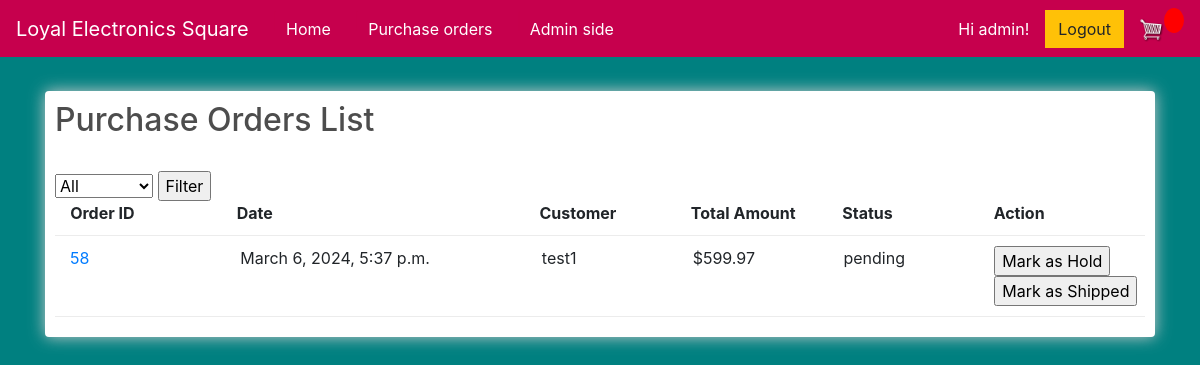
Page /order_list/ (signed in) on the committed database.
### store/models.py (models this page shows, shortened)
class Order(models.Model):
    STATUS_CHOICES = [
        ('pending', 'Pending'),
        ('shipped', 'Shipped'),
        ('cancelled', 'Cancelled'),
        ('hold', 'Hold'),]
    customer = models.ForeignKey(Customer, on_delete=models.SET_NULL, null=True, blank=True)
    date_ordered = models.DateTimeField(default=timezone.now)
    complete = models.BooleanField(default=False, null=True, blank=False)
    total_amount = models.DecimalField(max_digits=100, decimal_places=2, null=True)
    status = models.CharField(max_length=10, choices=STATUS_CHOICES, default='pending')
    shipment_date = models.DateTimeField(null=True, blank=True)
    cancel_date = models.DateTimeField(null=True, blank=True)
    ticket_issue_date = models.DateTimeField(null=True, blank=True)
    refund_date = models.DateTimeField(null=True, blank=True)
    @property
    def get_cart_items(self):
        orderitems = self.orderitem_set.all()
        total = sum([item.quantity for item in orderitems])
        return total
    def total_amount(self):
        orderitems = self.orderitem_set.all()
        total = sum([item.get_total for item in orderitems])
        return total

class Customer(models.Model):
    user = models.OneToOneField(User, on_delete=models.CASCADE, related_name = 'customer', null=True, blank=True)
    full_name = models.CharField(max_length=200, null=True)
    email = models.CharField(max_length=200, null=True)
    password = models.CharField(max_length=200, null=True)
    shipping_address = models.CharField(max_length=200, null=True)
    def __str__(self):
        return str(self.full_name)

class OrderItem(models.Model):
    product = models.ForeignKey(Product, on_delete=models.SET_NULL, null=True)
    order = models.ForeignKey(Order, on_delete=models.SET_NULL, null=True)
    quantity = models.IntegerField(default=0, null=True, blank=True)
    date_added = models.DateTimeField(auto_now_add=True)
    unit_price = models.DecimalField(max_digits=10, decimal_places=2, null=True)
    subtotal = models.DecimalField(max_digits=10, decimal_places=2, null=True)
    @property
    def get_total(self):
        total = self.product.price * self.quantity
        return total

class Product(models.Model):
    name = models.CharField(max_length=200, null=True)
    price = models.DecimalField(max_digits=10, decimal_places=2)
    brand = models.CharField(max_length=16, null=True)
    color = models.CharField(max_length=16, null=True)
    digital = models.BooleanField(default=False, null=True, blank=False)
    image = models.ImageField(null=True, blank=True)
    image2 = models.ImageField(null=True, blank=True)
    image3 = models.ImageField(null=True, blank=True)
    description = models.TextField(null=True)
    is_active = models.BooleanField(default=True)

### store/views.py (the view)
# urls.py: path('order_list/', views.order_list, name="order_list"),
@login_required
def order_list(request):
     if request.user.is_authenticated:
          customer = request.user.customer
          order, created = Order.objects.get_or_create(customer=customer, complete=False)
          items = order.orderitem_set.all()
          cartItems = order.get_cart_items
     else:
          items = []
          order = {'get_cart_total':0, 'get_cart_items':0, 'shipping':False}
          cartItems = order['get_cart_items']
     status = request.GET.get('status')
     if request.user.is_staff:
          if status:
               orders = Order.objects.filter(complete=True,status=status).order_by('-date_ordered')
          else:
               orders = Order.objects.filter(complete=True).order_by('-date_ordered')
     else:
          if status:
               orders = Order.objects.filter(customer = request.user.customer,  complete=True, status=status).order_by('-date_ordered')
          else:
               orders = Order.objects.filter(customer = request.user.customer,  complete=True).order_by('-date_ordered')
     return render(request, 'store/order_list.html', {'orders': orders})

### store/templates/store/order_list.html (shortened to what this page needs)
{% extends 'store/main.html' %}
{% load static %}
{% block content %}
     <div class="row">
		<div class="col-lg-12">
			<div class="box-element">
				<h2>Purchase Orders List</h2>
				<br>
				<form method="get">
					<select name="status">
						<option value="">All</option>
					</select>
					<input type="submit" value="Filter">
				</form>
				<div class="cart-row">
					<div style="flex:0.1"><strong></strong></div>
					<div style="flex:1.1"><strong>Order ID</strong></div>
					<div style="flex:2"><strong>Date</strong></div>
					<div style="flex:1"><strong>Customer</strong></div>
					<div style="flex:1"><strong>Total Amount</strong></div>
					<div style="flex:1"><strong>Status</strong></div>
					<div style="flex:1"><strong>Action</strong></div>
				</div>
				{% for order in orders %}
				<div class="cart-row">
					<div style="flex:0.1"></div>
					<a href="{% url 'order_detail' order.id %}">
					<div style="flex:2">{{order.id}}</div></a>
					<div style="flex:1"></div>
					<div style="flex:2">{{order.date_ordered}}</div>
					<div style="flex:1">{{order.customer}}</div>
					<div style="flex:1">${{order.total_amount}}</div>
					<div style="flex:1">{{order.status}}</div>
					<div style="flex:1">
					{% if request.user.is_staff %}
					<form action="{% url 'order_hold' order.id %}" method="post" onsubmit="disableButton()">
						<input type="submit" id="shipButton" value="Mark as Hold">
					</form>
					<form action="{% url 'order_ship' order.id %}" method="post" onsubmit="disableButton()">
						<input type="submit" id="shipButton" value="Mark as Shipped">
					</form>
					{% else %}
						<form action="{% url 'order_cancel' order.id %}" method="post">
							{% csrf_token %}
							<input type="submit" value="Cancel Order">
						</form>
					{% endif %}
					</div>
				</div>
				{% endfor %}
		</div>
	</div>
{% endblock content %}

### store/templates/store/Main.html (shortened to what this page needs)
<!DOCTYPE html>
{% load static %}
<html>
<head>
	<link rel="stylesheet" href="https://stackpath.bootstrapcdn.com/bootstrap/4.4.1/css/bootstrap.min.css">
	<link rel="stylesheet" type="text/css" href="{% static 'css/main.css' %}">
</head>
<body>
	<nav class="navbar navbar-expand-lg navbar-dark" style="background-color: #c6004d;">
		<a class="navbar-brand" href="{% url 'store' %}">Loyal Electronics Square</a>
		<div class="collapse navbar-collapse" id="navbarSupportedContent">
			<ul class="navbar-nav me-auto mb-2 mb-lg-0">
				<a style="margin-left: 8px; color: #c6004d">|</a>
				<li class="nav-item">
					<a class="nav-link active" aria-current="page" href="{% url 'store' %}">Home</a>
				</li>
				<a style="margin-left: 16px; color: #c6004d">|</a>
				<li class="nav-item">
					<a class="nav-link active" aria-current="page" href="{% url 'order_list' %}">Purchase orders</a>
				</li>
				<a style="margin-left: 16px; color: #c6004d">|</a>
				<li class="nav-item">
					<a class="nav-link active" aria-current="page" href="{% url 'adminDashboard' %}">Admin side</a>
				</li>
			</ul>
		</div>
	    <div class="form-inline my-2 my-lg-0">
			{% if user.is_authenticated %}
				<a style="margin-right: 16px; color: white">Hi {{ user.username }}! </a>
				<form action="{% url 'logout' %}" method="post">
					<button class="btn btn-warning" type="submit">Logout</button>
				</form>
			{% else %}
				<a style="margin-right: 16px; color: white">You are not logged in. </a>
	     		<a href="{% url 'login' %}" class="btn btn-warning">Login</a>
	     	{% endif %}
	     	<a href="{% url 'cart' %}">
	    		<img  id="cart-icon" src="{% static 'images/cart.png' %}">
	    	</a>
	    	<p id="cart-total">{{cartItems}}</p>
	    </div>
	</nav>
     <div class="container">
            <br>
            {% block content %}
            {% endblock content %}
         </div>
</body>
</html>

### static/css/main.css (style rules this page uses)
body { background-color: hsl(0, 0%, 98%); }
h1,h2,h3,h4,h5,h6 { color:hsl(0, 0%, 30%); }
.box-element { box-shadow:hsl(0, 0%, 80%) 0 0 16px; background-color: #fff; border-radius: 4px; padding: 10px; }
#cart-icon { width:25px; display: inline-block; margin-left: 15px; }
#cart-total { display: block; text-align: center; color:#fff; background-color: red; width: 20px; height: 25px; border-radius: 50%; font-size: 14px; }
.col-lg-4, .col-lg-6, .col-lg-8, .col-lg-12 { margin-top: 10px; }
.btn { border-radius: 0; }
.cart-row { display: flex; align-items: flex-stretch; padding-bottom: 10px; margin-bottom: 10px; border-bottom: 1px solid #ececec; }

### store/templates/store/order_list.html (style rules this page uses)
body { background-color: #008080; }

### rows in the picture
Order: id "58", date_ordered "March 6, 2024, 5:37 p.m.", customer "test1", total_amount "599.97", status "pending"

### other values in the picture
{{ user.username }} "admin"
